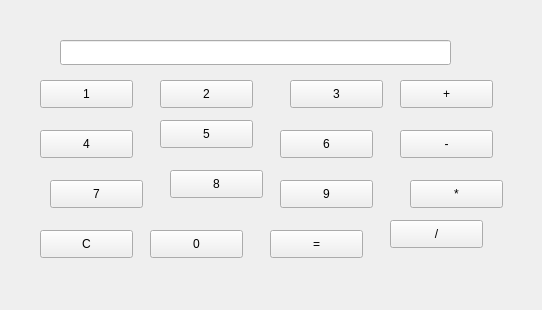
<?xml version="1.0" encoding="UTF-8"?>
<ui version="4.0">
 <class>calc</class>
 <widget class="QWidget" name="calc">
  <property name="geometry">
   <rect>
    <x>0</x>
    <y>0</y>
    <width>542</width>
    <height>310</height>
   </rect>
  </property>
  <property name="windowTitle">
   <string>calc</string>
  </property>
  <widget class="QPushButton" name="pushButton_1">
   <property name="geometry">
    <rect>
     <x>40</x>
     <y>80</y>
     <width>93</width>
     <height>28</height>
    </rect>
   </property>
   <property name="text">
    <string>1</string>
   </property>
  </widget>
  <widget class="QPushButton" name="pushButton_2">
   <property name="geometry">
    <rect>
     <x>160</x>
     <y>80</y>
     <width>93</width>
     <height>28</height>
    </rect>
   </property>
   <property name="text">
    <string>2</string>
   </property>
  </widget>
  <widget class="QPushButton" name="pushButton_3">
   <property name="geometry">
    <rect>
     <x>290</x>
     <y>80</y>
     <width>93</width>
     <height>28</height>
    </rect>
   </property>
   <property name="text">
    <string>3</string>
   </property>
  </widget>
  <widget class="QPushButton" name="pushButton_4">
   <property name="geometry">
    <rect>
     <x>40</x>
     <y>130</y>
     <width>93</width>
     <height>28</height>
    </rect>
   </property>
   <property name="text">
    <string>4</string>
   </property>
  </widget>
  <widget class="QPushButton" name="pushButton_5">
   <property name="geometry">
    <rect>
     <x>160</x>
     <y>120</y>
     <width>93</width>
     <height>28</height>
    </rect>
   </property>
   <property name="text">
    <string>5</string>
   </property>
  </widget>
  <widget class="QPushButton" name="pushButton_6">
   <property name="geometry">
    <rect>
     <x>280</x>
     <y>130</y>
     <width>93</width>
     <height>28</height>
    </rect>
   </property>
   <property name="text">
    <string>6</string>
   </property>
  </widget>
  <widget class="QPushButton" name="pushButton_7">
   <property name="geometry">
    <rect>
     <x>50</x>
     <y>180</y>
     <width>93</width>
     <height>28</height>
    </rect>
   </property>
   <property name="text">
    <string>7</string>
   </property>
  </widget>
  <widget class="QPushButton" name="pushButton_8">
   <property name="geometry">
    <rect>
     <x>170</x>
     <y>170</y>
     <width>93</width>
     <height>28</height>
    </rect>
   </property>
   <property name="text">
    <string>8</string>
   </property>
  </widget>
  <widget class="QPushButton" name="pushButton_9">
   <property name="geometry">
    <rect>
     <x>280</x>
     <y>180</y>
     <width>93</width>
     <height>28</height>
    </rect>
   </property>
   <property name="text">
    <string>9</string>
   </property>
  </widget>
  <widget class="QLineEdit" name="lineEdit_display">
   <property name="geometry">
    <rect>
     <x>60</x>
     <y>40</y>
     <width>391</width>
     <height>25</height>
    </rect>
   </property>
  </widget>
  <widget class="QPushButton" name="pushButton_add">
   <property name="geometry">
    <rect>
     <x>400</x>
     <y>80</y>
     <width>93</width>
     <height>28</height>
    </rect>
   </property>
   <property name="text">
    <string>+</string>
   </property>
  </widget>
  <widget class="QPushButton" name="pushButton_sub">
   <property name="geometry">
    <rect>
     <x>400</x>
     <y>130</y>
     <width>93</width>
     <height>28</height>
    </rect>
   </property>
   <property name="text">
    <string>-</string>
   </property>
  </widget>
  <widget class="QPushButton" name="pushButton_mul">
   <property name="geometry">
    <rect>
     <x>410</x>
     <y>180</y>
     <width>93</width>
     <height>28</height>
    </rect>
   </property>
   <property name="text">
    <string>*</string>
   </property>
  </widget>
  <widget class="QPushButton" name="pushButton_div">
   <property name="geometry">
    <rect>
     <x>390</x>
     <y>220</y>
     <width>93</width>
     <height>28</height>
    </rect>
   </property>
   <property name="text">
    <string>/</string>
   </property>
  </widget>
  <widget class="QPushButton" name="pushButton_result">
   <property name="geometry">
    <rect>
     <x>270</x>
     <y>230</y>
     <width>93</width>
     <height>28</height>
    </rect>
   </property>
   <property name="text">
    <string>=</string>
   </property>
  </widget>
  <widget class="QPushButton" name="pushButton_0">
   <property name="geometry">
    <rect>
     <x>150</x>
     <y>230</y>
     <width>93</width>
     <height>28</height>
    </rect>
   </property>
   <property name="text">
    <string>0</string>
   </property>
  </widget>
  <widget class="QPushButton" name="pushButton_del">
   <property name="geometry">
    <rect>
     <x>40</x>
     <y>230</y>
     <width>93</width>
     <height>28</height>
    </rect>
   </property>
   <property name="text">
    <string>C</string>
   </property>
  </widget>
 </widget>
 <resources/>
 <connections/>
</ui>
